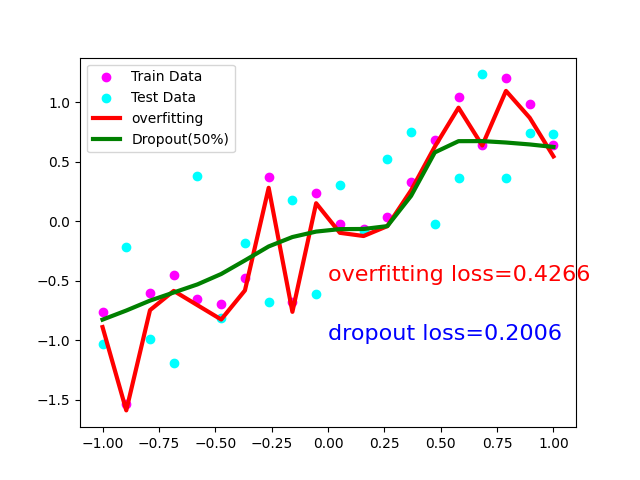

Generate this figure with Python:
import torch
import matplotlib.pyplot as plt
import torch.nn as nn
import io
from PIL import Image

# torch.manual_seed(1)  # For reproducibility

#Hyper Parameters
N_SAMPLES = 20
N_HIDDEN = 50

# train data
x = torch.unsqueeze(torch.linspace(-1, 1, N_SAMPLES), dim=1)
y = x + 0.3 * torch.randn(x.size())

# test data

x_test = torch.unsqueeze(torch.linspace(-1, 1, N_SAMPLES), dim=1)
y_test = x_test + 0.3 * torch.randn(x_test.size())

# plt.scatter(x.numpy(), y.numpy(),c='magenta', label='train data')
# plt.scatter(x_test.numpy(), y_test.numpy(),c='cyan', label='test data')
# plt.legend(loc='upper left')
# plt.show()

class DropNet(nn.Module):
    def __init__(self):
        super(DropNet, self).__init__()
        self.hidden = nn.Linear(1, N_HIDDEN)
        self.predict = nn.Linear(N_HIDDEN, N_HIDDEN)
        self.output = nn.Linear(N_HIDDEN, 1)
        self.dropout = nn.Dropout(p=0.5)
    
    def forward(self, x):
        x = torch.relu(self.hidden(x))
        x = self.dropout(x)
        x = torch.relu(self.predict(x))
        x = self.dropout(x)
        x = self.output(x)
        return x

overfittingnet = nn.Sequential(
    nn.Linear(1, N_HIDDEN),
    nn.ReLU(),
    nn.Linear(N_HIDDEN, N_HIDDEN),
    nn.ReLU(),
    nn.Linear(N_HIDDEN, 1)
)
dropnet = DropNet()

optimizer_overfit = torch.optim.Adam(overfittingnet.parameters(), lr=0.01)
optimizer_drop = torch.optim.Adam(dropnet.parameters(), lr=0.01)
criterion = nn.MSELoss()

plt.ion()
frames = []
for epoch in range(1000):
    # Overfitting network
    optimizer_overfit.zero_grad()
    output_overfit = overfittingnet(x)
    loss_overfit = criterion(output_overfit, y)
    loss_overfit.backward()
    optimizer_overfit.step()

    # Dropout network
    optimizer_drop.zero_grad()
    output_drop = dropnet(x)
    loss_drop = criterion(output_drop, y)
    loss_drop.backward()
    optimizer_drop.step()

    if epoch % 10 == 0:
        print(f'Epoch [{epoch+1}/1000], Loss Overfit: {loss_overfit.item():.4f}, Loss Dropout: {loss_drop.item():.4f}')
        overfittingnet.eval()
        dropnet.eval()

        plt.cla()
        test_pred_overfit = overfittingnet(x_test)
        test_pred_drop = dropnet(x_test)
        plt.scatter(x.numpy(), y.numpy(), c='magenta', label='Train Data')
        plt.scatter(x_test.numpy(), y_test.numpy(), c='cyan', label='Test Data')
        plt.plot(x_test.numpy(), test_pred_overfit.detach().numpy(), 'r-', lw=3, label='overfitting')
        plt.plot(x_test.numpy(), test_pred_drop.detach().numpy(), 'g-', lw=3, label='Dropout(50%)')
        plt.text(0, -0.5, 'overfitting loss=%.4f' % criterion(test_pred_overfit, y_test).data.numpy(), fontdict={'size': 16, 'color':  'red'})
        plt.text(0, -1.0, 'dropout loss=%.4f' % criterion(test_pred_drop, y_test).data.numpy(), fontdict={'size': 16, 'color': 'blue'})
        plt.legend(loc='upper left')
        plt.pause(0.1)
        buf = io.BytesIO()  # 创建内存缓冲区
        plt.savefig(buf, format='png', bbox_inches='tight')  # 保存当前Figure到缓冲区
        buf.seek(0)  # 移动到缓冲区开头
        img = Image.open(buf)  # 读取图像
        frames.append(img.copy())  # 复制图像到帧列表（避免缓冲区释放问题）
        buf.close()  # 关闭缓冲区
        overfittingnet.train()
        dropnet.train()

plt.ioff()
plt.show()
if frames:
    frames[0].save(
        'dropout.gif',
        save_all=True,
        append_images=frames[1:],
        duration=200,  # 每帧显示200毫秒（5帧/秒）
        loop=0  # 无限循环
    )
    print("动态图已保存为 'dropout.gif'")
else:
    print("未捕获到有效帧，无法保存动态图")
